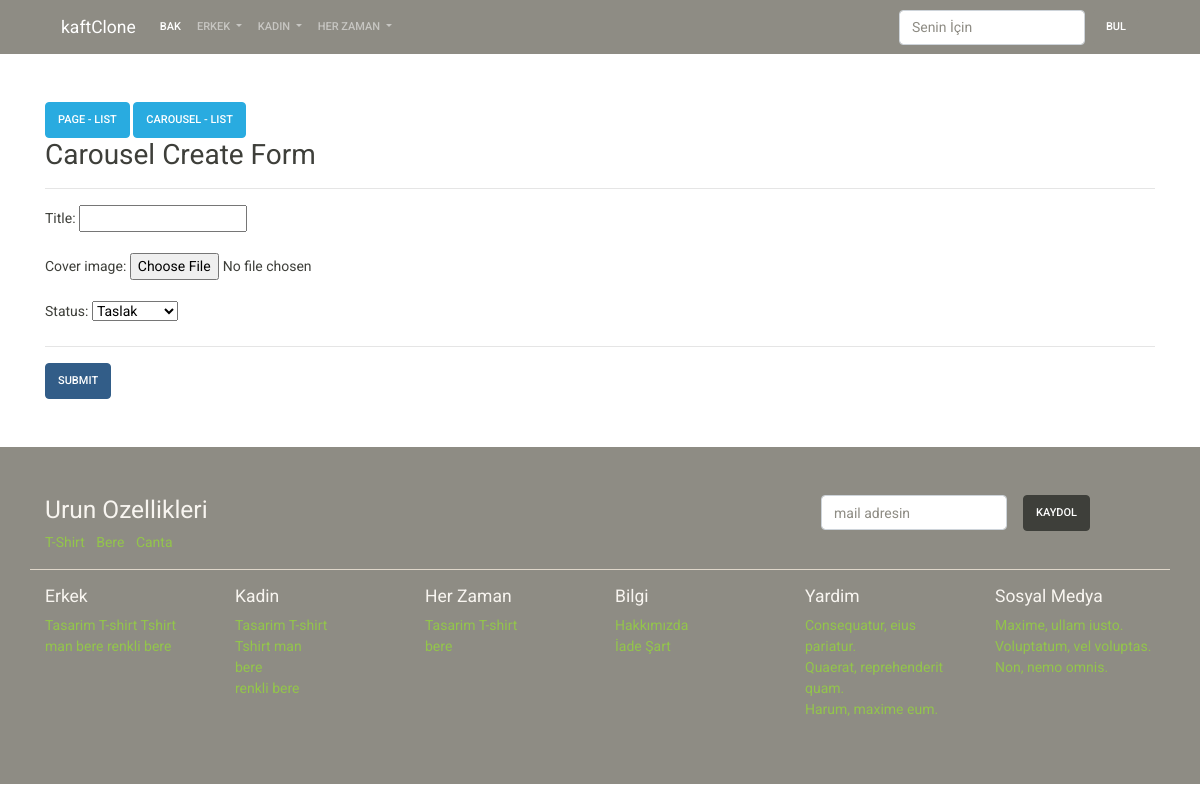
Screenshot of /manage/carousel/create/ with the database file from the repository.
### product/models.py (models this page shows, shortened)
class Category(models.Model):
    title = models.CharField(max_length=200)
    slug = models.SlugField(
        max_length=200,
        default=""
    )
    status = models.CharField(
        default=DEFAULT_STATUS,
        choices=STATUS,
        max_length=10
    )
    gender = models.CharField(
        max_length=6,
        default="unisex",
        choices=GENDER_CHOICE,
    )
    createt_at = models.DateTimeField(auto_now_add=True)
    updated_at = models.DateTimeField(auto_now=True)

### page/models.py (models this page shows)
class Page(models.Model):
    title = models.CharField(max_length=200)
    slug = models.SlugField(
        max_length=200,
        default="",
    )
    content = models.TextField()
    cover_image = models.ImageField(
        upload_to = 'page',
        null = True,
        blank = True,
    )
    status = models.CharField(
        default=DEFAULT_STATUS,
        choices=STATUS,
        max_length=10
    )
    createt_at = models.DateTimeField(auto_now_add=True)
    updated_at = models.DateTimeField(auto_now=True)

### page/views.py (the view, shortened to what this page needs)
# urls.py: path('carousel/create/', carousel_create, name= 'carousel_create'),
def carousel_create(request):
    context = dict()
    context['title'] = "Carousel Create Form"
    context['form'] = CarouselModelForm()
    return render(request, 'manage/form.html', context)

### page/forms.py
class CarouselModelForm(forms.ModelForm):
    class Meta:
        model = Carousel
        fields = [
            'title',
            'cover_image',
            'status',
        ]

### kaft_clone/nav_context.py (called while the page is built)
def nav_data(request):
    context = dict()
    context['categories'] = Category.objects.filter(
        status=STATUS
    ).order_by('title')
    context['pages'] = Page.objects.filter(
        status = STATUS
    ).order_by('title')
    return context

### templates/manage/form.html (shortened to what this page needs)
{% extends 'base/base.html' %}
{% block content %}
<div class="container mt-5">
    <div class="row">
        <div class="col-sm-12">
            <a href="{% url 'page_list' %}" class="btn btn-info">Page - List </a>
            <a href="{% url 'carousel_list' %}" class="btn btn-info">Carousel - List </a>
            <h2>{{ title }}</h2>
            <hr>
            <form method="POST" enctype="multipart/form-data">
                {{ form.as_p }}
                <hr>
                <button type="submit" class="btn btn-primary">Submit</button>
            </form>
        </div>
    </div>
</div>
{% endblock content %}

### templates/base/components/footer.html (shortened to what this page needs)
<div class="bg-dark py-5 mt-5">
    <div class="container">
        <div class="row">
            <div class="col-sm-8">
                <h3 class="text-light">Urun Ozellikleri</h3>
                <ul class="list-inline">
                    <li class="list-inline-item">
                        <a href="">T-Shirt</a>
                    </li>
                    <li class="list-inline-item">
                        <a href="">Bere</a>
                    </li>
                    <li class="list-inline-item">
                        <a href="">Canta</a>
                    </li>
                </ul>
            </div>
            <div class="col-sm-4">
                <form class="form-inline">
                    <div class="form-group mx-sm-3 mb-2">
                        <input type="email" class="form-control" id="ebulten" placeholder="mail adresin">
                    </div>
                    <button type="submit" class="btn btn-dark mb-2">Kaydol</button>
                    </form>
            </div>
        </div>
        <div class="row border-top mb-3"></div>
        <div class="row">
            <div class="col-sm-2">
                <h5 class="text-light">Erkek</h5>
                <ul class="list-unstyled">
                    {% for item in categories %}
                        {% if item.gender == "men" or item.gender == "unisex" %}
                            <a class="list-item" href="{% url 'category_show' category_slug=item.slug %}">
                            {{ item.title }}
                            </a>
                        {% endif %}
                    {% endfor %}
                </ul>
            </div>
            <div class="col-sm-2">
                <h5 class="text-light">Kadin</h5>
                <ul class="list-unstyled">
                    {% for item in categories %}
                        {% if item.gender == "men" or item.gender == "unisex" %}
                        <li class="list-item">
                        <a class="" href="{% url 'category_show' category_slug=item.slug %}">
                           {{ item.title }}
                        </a>
                        </li>
                        {% endif %}
                    {% endfor %}
                </ul>
            </div>
            <div class="col-sm-2">
                <h5 class="text-light">Her Zaman</h5>
                <ul class="list-unstyled">
                    {% for item in categories %}
                        {% if item.gender == "unisex" %}
                            <li class="list-item">
                            <a class="" href="{% url 'category_show' category_slug=item.slug %}">
                                {{ item.title }}
                            </a>
                            </li>
                        {% endif %}
                    {% endfor %}
                </ul>
            </div>
            <div class="col-sm-2">
                <h5 class="text-light">Bilgi</h5>
                <ul class="list-unstyled">
                    {% for item in pages %}
                        <li>
                            <a href="{% url 'page_show' slug=item.slug %}">
                            {{ item.title }}
                            </a>
                        </li>
                    {% endfor %}
                </ul>
            </div>
            <div class="col-sm-2">
                <h5 class="text-light">Yardim</h5>
                <ul class="list-unstyled">
                    <li><a href="">Consequatur, eius pariatur.</a></li>
                    <li><a href="">Quaerat, reprehenderit quam.</a></li>
                    <li><a href="">Harum, maxime eum.</a></li>
                </ul>
            </div>
            <div class="col-sm-2">
                <h5 class="text-light">Sosyal Medya</h5>
                <ul class="list-unstyled text-white">
                    <li><a href="" >Maxime, ullam iusto.</a></li>
                    <li><a href="" >Voluptatum, vel voluptas.</a></li>
                    <li><a href="" >Non, nemo omnis.</a></li>
                </ul>
            </div>
        </div>
    </div>
</div>

### rows the page displays
Category: title "Tasarim T-shirt"
Category: title "Tshirt man"
Category: title "bere"
Category: title "renkli bere"
Page: title "Hakkımızda"
Page: title "İade Şart"

### other values shown
{{ title }} "Carousel Create Form"
